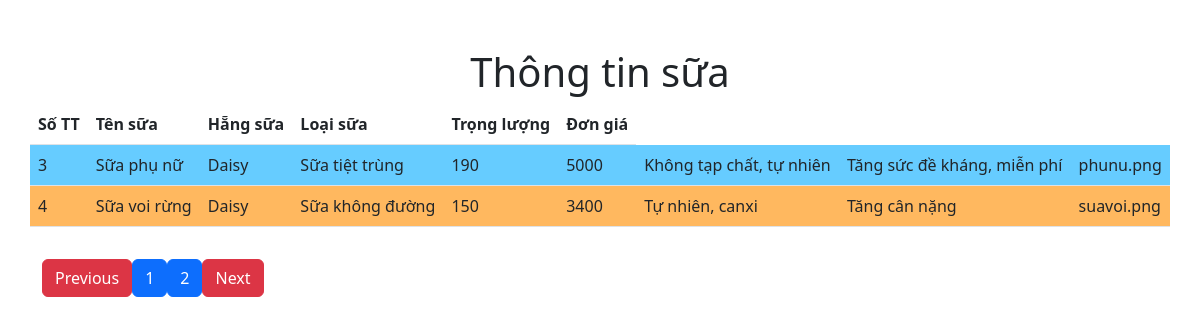
Page /HienThiTuDatabase/thong_tin_sua.php?page=2 on the committed database.
### tables this page shows
CREATE TABLE `thong_tin_sua` (
  `ID` int(11) NOT NULL,
  `TenSua` varchar(100) NOT NULL,
  `HangSua` varchar(10) NOT NULL,
  `LoaiSua` varchar(50) NOT NULL,
  `TrongLuong` int(11) NOT NULL,
  `DonGia` int(11) NOT NULL,
  `TPDD` varchar(255) NOT NULL,
  `LoiIch` varchar(255) NOT NULL,
  `HinhAnh` varchar(255) NOT NULL
);

CREATE TABLE `hang_sua` (
  `MaHS` varchar(10) NOT NULL,
  `TenHS` varchar(100) NOT NULL,
  `DiaChi` varchar(200) NOT NULL,
  `DienThoai` varchar(11) NOT NULL,
  `Email` varchar(50) NOT NULL
);

CREATE TABLE `loai_sua` (
  `MaLoaiSua` varchar(10) NOT NULL,
  `TenLoaiSua` varchar(50) NOT NULL
);

### HienThiTuDatabase/phantrang.php (called while the page is built)
<?php
if (isset($_GET['page'])) {
    $page = $_GET['page'];
} else {
    $page = 1;
}
$num_per_page = 02;
$start_from = ($page - 1) * 02;

### HienThiTuDatabase/thong_tin_sua.php (the view, shortened to what this page needs)
<?php
require_once './db.php';
require_once './phantrang.php';
$query = "SELECT tths.ID, tths.TenSua, hs.TenHS, ls.TenLoaiSua, tths.TrongLuong, tths.DonGia, tths.TPDD, tths.LoiIch, tths.HinhAnh FROM hang_sua as hs, thong_tin_sua as tths, loai_sua as ls Where hs.MaHS = tths.HangSua and ls.MaLoaiSua = tths.LoaiSua limit $start_from,$num_per_page";
$result = mysqli_query($conn, $query);
?>
<!DOCTYPE html>
<html lang="en">
<head>
    <link href="https://cdn.jsdelivr.net/npm/bootstrap@5.2.1/dist/css/bootstrap.min.css" rel="stylesheet">
</head>
<body>
    <div class='container mt-5'>
        <div class='row justify-content-center'>
            <h1 class="text-center">Thông tin sữa</h1>
            <table class="table">
                <thead>
                    <tr>
                        <th>Số TT</th>
                        <th>Tên sữa</th>
                        <th>Hẵng sữa</th>
                        <th>Loại sữa</th>
                        <th>Trọng lượng</th>
                        <th>Đơn giá</th>
                    </tr>
                </thead>
                <tbody>
                    <?php
                    $style = array('even', 'odd');
                    if ($result->num_rows > 0) {
                        $index = 1;
                        while ($row = mysqli_fetch_assoc($result)) {
                            echo
                            "<tr class=" . $style[$index % 2] . ">
                                <td>" . $row['ID'] . "</td>
                                <td>" . $row['TenSua'] . "</td>
                                <td>" . $row['TenHS'] . "</td>
                                <td>" . $row['TenLoaiSua'] . "</td>
                                <td>" . $row['TrongLuong'] . "</td>
                                <td>" . $row['DonGia'] . "</td>
                                <td>" . $row['TPDD'] . "</td>
                                <td>" . $row['LoiIch'] . "</td>
                                <td>" . $row['HinhAnh'] . "</td>
                            </tr>";
                            $index++;
                        }
                    }
                    ?>
                </tbody>
            </table>
            <div class="container mt-3">
                <?php
                $pr_query = "SELECT tths.ID, tths.TenSua, hs.TenHS, ls.TenLoaiSua, tths.TrongLuong, tths.DonGia, tths.TPDD, tths.LoiIch, tths.HinhAnh FROM hang_sua as hs, thong_tin_sua as tths, loai_sua as ls Where hs.MaHS = tths.HangSua and ls.MaLoaiSua = tths.LoaiSua";
                $pr_result = mysqli_query($conn, $pr_query);
                $total_record = mysqli_num_rows($pr_result);
                $total_page = ceil($total_record / $num_per_page);
                if ($page > 1) {
                    echo "<a href='thong_tin_sua.php?page=" . ($page - 1) . "' class='btn btn-danger'>Previous</a>";
                }
                for ($i = 1; $i < $total_page; $i++) {
                    echo "<a href='thong_tin_sua.php?page=" . $i . "' class='btn btn-primary'>$i</a>";
                }
                if ($i > $page) {
                    echo "<a href='thong_tin_sua.php?page=" . ($page + 1) . "' class='btn btn-danger'>Next</a>";
                }
                ?>
            </div>
        </div>
    </div>
</body>
</html>

### HienThiTuDatabase/thong_tin_sua.php (style rules this page uses)
.even { background-color: #FFB85F !important; }
.odd { background-color: #66CCFF !important; }

### rows in the picture
thong_tin_sua: ID "3", TenSua "Sữa phụ nữ", HangSua.TenHS "Daisy", LoaiSua.TenLoaiSua "Sữa tiệt trùng", TrongLuong "190", DonGia "5000", TPDD "Không tạp chất, tự nhiên", LoiIch "Tăng sức đề kháng, miễn phí", HinhAnh "phunu.png"
thong_tin_sua: ID "4", TenSua "Sữa voi rừng", HangSua.TenHS "Daisy", LoaiSua.TenLoaiSua "Sữa không đường", TrongLuong "150", DonGia "3400", TPDD "Tự nhiên, canxi", LoiIch "Tăng cân nặng", HinhAnh "suavoi.png"
